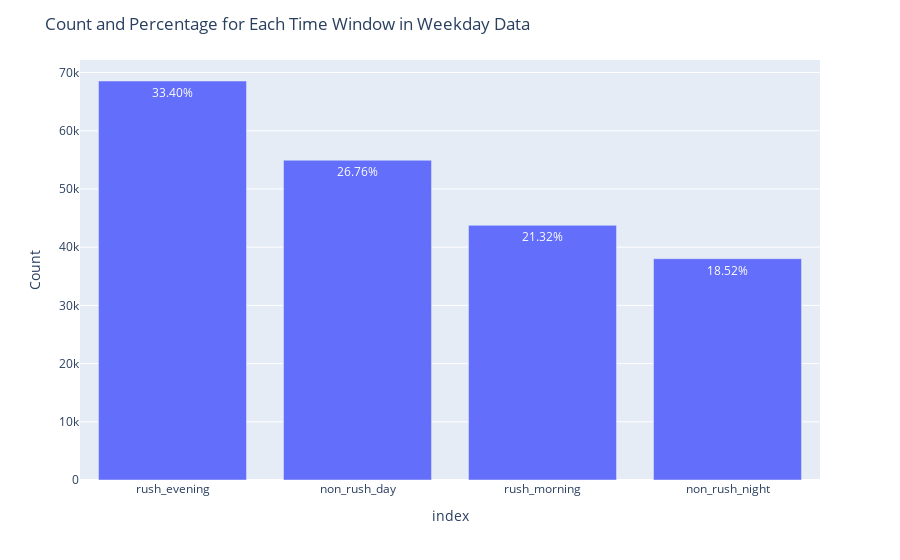

The cell this chart's notebook holds for it:
### Code cell
time_window_counts = weekday_df['time_window'].value_counts()
total = time_window_counts.sum()
time_window_percentages = (time_window_counts / total) * 100

fig = px.bar(time_window_counts, x=time_window_counts.index, y=time_window_counts.values,
             labels={'y': 'Count', 'x': 'Time Window'},
             text=[f"{pct:.2f}%" for pct in time_window_percentages.values])

# Update hover data to show both count and percentage
fig.update_traces(hovertemplate='%{x}: %{y} rows<br>%{text}')

# Update layout and titles
fig.update_layout(title_text='Count and Percentage for Each Time Window in Weekday Data')
fig.show()

### Figure 1 — Plotly figure (JSON) as saved in the notebook; plotly's stock layout.template omitted (floating-point values rounded to 4 significant figures)
{"data": [{"alignmentgroup": "True", "hovertemplate": "%{x}: %{y} rows<br>%{text}", "legendgroup": "", "marker": {"color": "#636efa", "pattern": {"shape": ""}}, "name": "", "offsetgroup": "", "orientation": "v", "showlegend": false, "text": ["33.40%", "26.76%", "21.32%", "18.52%"], "textposition": "auto", "type": "bar", "x": ["rush_evening", "non_rush_day", "rush_morning", "non_rush_night"], "xaxis": "x", "y": [68548, 54935, 43751, 38022], "yaxis": "y"}], "layout": {"barmode": "relative", "legend": {"tracegroupgap": 0}, "margin": {"t": 60}, "title": {"text": "Count and Percentage for Each Time Window in Weekday Data"}, "xaxis": {"anchor": "y", "domain": [0, 1], "title": {"text": "index"}}, "yaxis": {"anchor": "x", "domain": [0, 1], "title": {"text": "Count"}}}}
